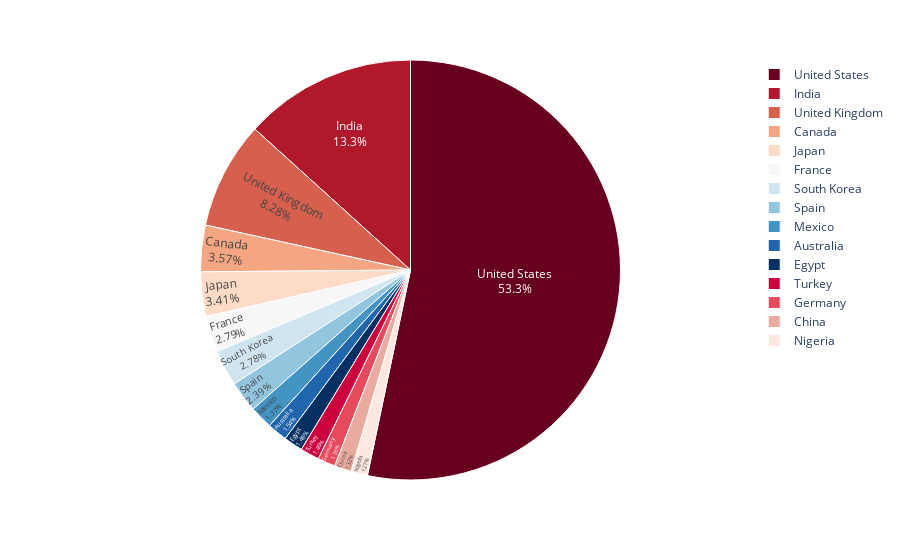

The cell this chart's notebook holds for it:
### Markdown cell above
<h3>Categorization based upon other factors:</h3>

### Code cell
country_df = df['country_main'].value_counts().reset_index()
country_df = country_df[country_df['country_main'] /  country_df['country_main'].sum() > 0.01]

ptx = px.pie(country_df, values='country_main', names='index',color_discrete_sequence=px.colors.sequential.RdBu)
ptx.update_traces(textposition='inside', textinfo='percent+label',
                  marker = dict(line = dict(color = 'white', width = 1)))
ptx.show()

### Figure 1 — Plotly figure (JSON) as saved in the notebook; plotly's stock layout.template omitted (floating-point values rounded to 4 significant figures)
{"data": [{"domain": {"x": [0, 1], "y": [0, 1]}, "hovertemplate": "index=%{label}<br>country_main=%{value}<extra></extra>", "labels": ["United States", "India", "United Kingdom", "Canada", "Japan", "France", "South Korea", "Spain", "Mexico", "Australia", "Egypt", "Turkey", "Germany", "China", "Nigeria"], "legendgroup": "", "marker": {"line": {"color": "white", "width": 1}}, "name": "", "showlegend": true, "textinfo": "percent+label", "textposition": "inside", "type": "pie", "values": [4042, 1008, 628, 271, 259, 212, 211, 181, 134, 117, 112, 111, 103, 100, 96]}], "layout": {"legend": {"tracegroupgap": 0}, "margin": {"t": 60}, "piecolorway": ["rgb(103,0,31)", "rgb(178,24,43)", "rgb(214,96,77)", "rgb(244,165,130)", "rgb(253,219,199)", "rgb(247,247,247)", "rgb(209,229,240)", "rgb(146,197,222)", "rgb(67,147,195)", "rgb(33,102,172)", "rgb(5,48,97)"]}}
